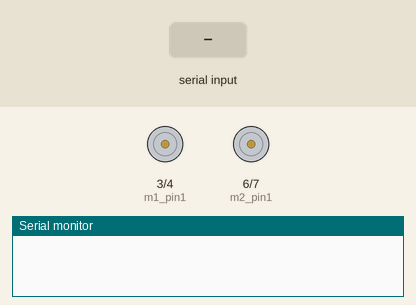
A sketch run on a simulated Arduino Uno, built with avr-gcc and run on an emulated ATmega328P. On the bench: motor-driver pin pairs drawn as motors (green arrow = first pin HIGH = forward, orange = second pin HIGH = backward, longer = more drive), the last lines printed to the serial monitor. The test bench sets the inputs (shaded band).

Above: at 1.2 s.
1.3 s: "forward" received over Serial
At 3.5 s:
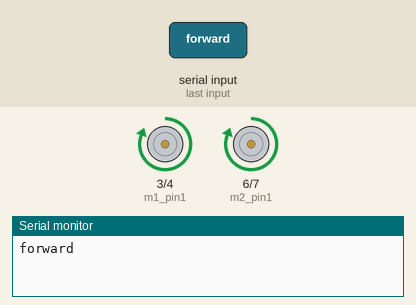
3.8 s: "backward" received over Serial
At 5.6 s:
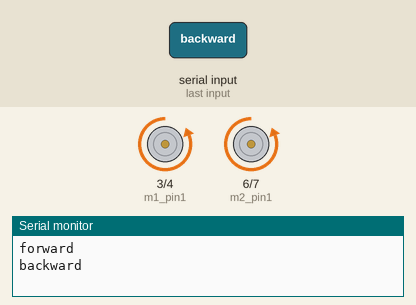
6.3 s: "right" received over Serial
At 8.5 s:
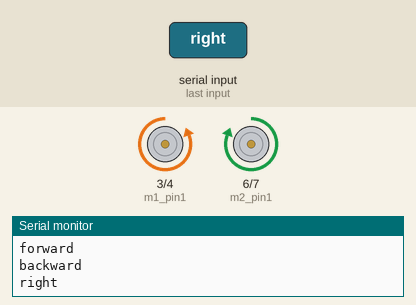
8.8 s: "left" received over Serial
At 10.4 s:
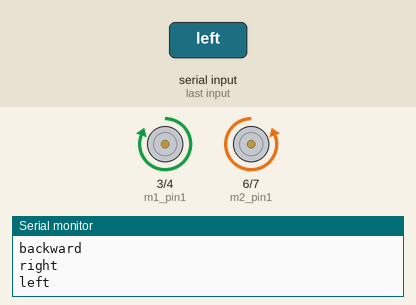
Timing chart, 0 to 11.9 s (numbered marks = the images above; inputs shaded):
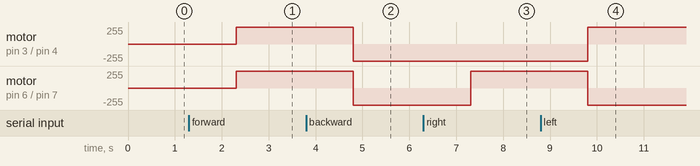

The sketch:

BT_car.ino
```cpp
const int m1_pin1 =3;
const int m1_pin2 =4;
const int m2_pin1 =6;
const int m2_pin2 = 7;
String dir;
String matt;


void forward()
{
  //motor1
  digitalWrite(m1_pin1,HIGH);
  digitalWrite(m1_pin2,LOW);
  //motor2
  digitalWrite(m2_pin1,HIGH);
  digitalWrite(m2_pin2,LOW);

}
void backward()
{

  digitalWrite(m1_pin1,LOW);
  digitalWrite(m1_pin2,HIGH);
  digitalWrite(m2_pin1,LOW);
  digitalWrite(m2_pin2,HIGH);

}
void left()
{
  //motor1
  digitalWrite(m1_pin1,HIGH);
  digitalWrite(m1_pin2,LOW);
  //motor2
  digitalWrite(m2_pin1,LOW);
  digitalWrite(m2_pin2,HIGH);

}
void right(){
  //motor1
  digitalWrite(m1_pin1,LOW);
  digitalWrite(m1_pin2,HIGH);
  //motor2
  digitalWrite(m2_pin1,HIGH);
  digitalWrite(m2_pin2,LOW);

}
void stop()
{
  digitalWrite(m1_pin1,LOW);
  digitalWrite(m1_pin2,LOW);
  digitalWrite(m2_pin1,LOW);
  digitalWrite(m2_pin2,LOW);

}
void setup() {
  Serial.begin(9600);
  pinMode(m1_pin1,OUTPUT);
  pinMode(m1_pin2,OUTPUT);
  pinMode(m2_pin1,OUTPUT);
  pinMode(m2_pin2,OUTPUT);

}

void loop()
{
 // backward();
  while (Serial.available() > 0)
  {

    //char dir = (char)Serial.read();
    dir=Serial.readString();
    Serial.println(dir);

 if(dir == "forward" )
 {
  forward();
 }
  if(dir == "backward")
 {
  backward();
 }
 if(dir == "right" )
 {
  right();
 }
 if(dir == "left" )
 {
  left();
 }
 if(dir == "stop")
 {
  stop();
 }

  }
}
```

simple.c
```cpp
#include <stdio.h>

int main() {
    printf("Hello, GitHub!\n");
    return 0;
}
```

Measured:
- after the input at 1.3 s, motor on pin 3 (m1_pin1) / pin 4 (m1_pin2), motor on pin 6 (m2_pin1) / pin 7 (m2_pin2): stopped → forward 255/255 after 1.0 s
- after the input at 3.8 s, motor on pin 3 (m1_pin1) / pin 4 (m1_pin2), motor on pin 6 (m2_pin1) / pin 7 (m2_pin2): forward 255/255 → backward 255/255 after 1.0 s
- after the input at 6.3 s, motor on pin 6 (m2_pin1) / pin 7 (m2_pin2): backward 255/255 → forward 255/255 after 1.0 s
- after the input at 8.8 s, motor on pin 3 (m1_pin1) / pin 4 (m1_pin2): backward 255/255 → forward 255/255 after 1.0 s; motor on pin 6 (m2_pin1) / pin 7 (m2_pin2): forward 255/255 → backward 255/255 after 1.0 s
